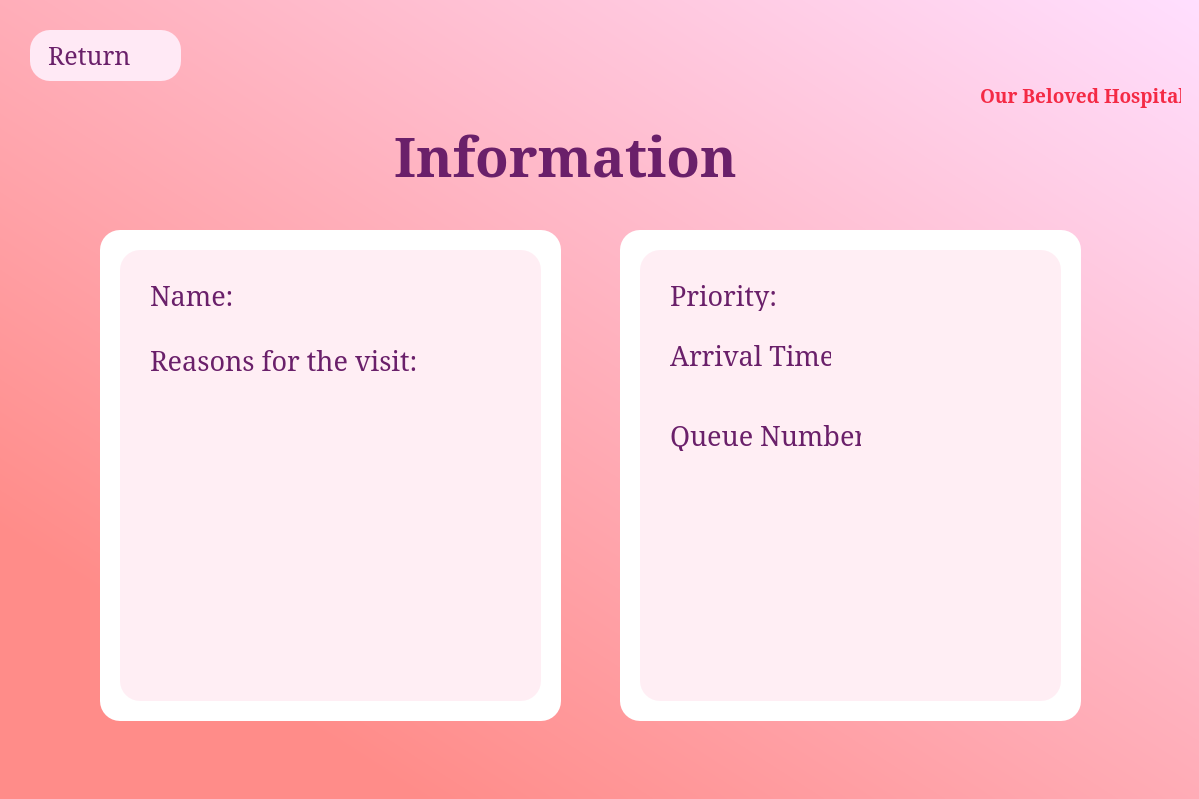
<?xml version="1.0" encoding="UTF-8"?>
<ui version="4.0">
 <class>Dialog</class>
 <widget class="QDialog" name="Dialog">
  <property name="geometry">
   <rect>
    <x>0</x>
    <y>0</y>
    <width>1199</width>
    <height>799</height>
   </rect>
  </property>
  <property name="windowTitle">
   <string>Dialog</string>
  </property>
  <widget class="QWidget" name="infowidget" native="true">
   <property name="geometry">
    <rect>
     <x>0</x>
     <y>0</y>
     <width>1201</width>
     <height>801</height>
    </rect>
   </property>
   <property name="font">
    <font>
     <pointsize>7</pointsize>
    </font>
   </property>
   <property name="styleSheet">
    <string notr="true">QWidget#infowidget{
background-color:qlineargradient(spread:pad, x1:0.187, y1:0.840909, x2:1, y2:0, stop:0 rgba(255, 140, 137, 255), stop:1 rgba(255, 223, 255, 255));}</string>
   </property>
   <widget class="QLabel" name="label_2">
    <property name="geometry">
     <rect>
      <x>150</x>
      <y>280</y>
      <width>121</width>
      <height>31</height>
     </rect>
    </property>
    <property name="font">
     <font>
      <family>Constantia</family>
      <pointsize>20</pointsize>
      <weight>50</weight>
      <italic>false</italic>
      <bold>false</bold>
     </font>
    </property>
    <property name="styleSheet">
     <string notr="true">color: rgb(106, 32, 106);</string>
    </property>
    <property name="text">
     <string>Name:</string>
    </property>
   </widget>
   <widget class="QLabel" name="label">
    <property name="geometry">
     <rect>
      <x>320</x>
      <y>110</y>
      <width>491</width>
      <height>91</height>
     </rect>
    </property>
    <property name="font">
     <font>
      <family>Constantia</family>
      <pointsize>41</pointsize>
      <weight>75</weight>
      <bold>true</bold>
     </font>
    </property>
    <property name="styleSheet">
     <string notr="true">color: rgb(106, 32, 106);</string>
    </property>
    <property name="text">
     <string>Information</string>
    </property>
    <property name="alignment">
     <set>Qt::AlignCenter</set>
    </property>
   </widget>
   <widget class="QLabel" name="label_3">
    <property name="geometry">
     <rect>
      <x>670</x>
      <y>280</y>
      <width>121</width>
      <height>31</height>
     </rect>
    </property>
    <property name="font">
     <font>
      <family>Constantia</family>
      <pointsize>20</pointsize>
      <weight>50</weight>
      <italic>false</italic>
      <bold>false</bold>
     </font>
    </property>
    <property name="styleSheet">
     <string notr="true">color: rgb(106, 32, 106);</string>
    </property>
    <property name="text">
     <string>Priority:</string>
    </property>
   </widget>
   <widget class="QLabel" name="label_4">
    <property name="geometry">
     <rect>
      <x>150</x>
      <y>350</y>
      <width>321</width>
      <height>21</height>
     </rect>
    </property>
    <property name="font">
     <font>
      <family>Constantia</family>
      <pointsize>20</pointsize>
     </font>
    </property>
    <property name="styleSheet">
     <string notr="true">color: rgb(106, 32, 106);</string>
    </property>
    <property name="text">
     <string>Reasons for the visit:</string>
    </property>
   </widget>
   <widget class="QLabel" name="error">
    <property name="geometry">
     <rect>
      <x>510</x>
      <y>690</y>
      <width>351</width>
      <height>21</height>
     </rect>
    </property>
    <property name="styleSheet">
     <string notr="true">font: 12pt &quot;OCR A Extended&quot;;
color: rgb(255, 0, 0);</string>
    </property>
    <property name="text">
     <string/>
    </property>
   </widget>
   <widget class="QLabel" name="nameafter">
    <property name="geometry">
     <rect>
      <x>260</x>
      <y>270</y>
      <width>401</width>
      <height>41</height>
     </rect>
    </property>
    <property name="font">
     <font>
      <family>Constantia</family>
      <pointsize>20</pointsize>
      <weight>50</weight>
      <italic>false</italic>
      <bold>false</bold>
     </font>
    </property>
    <property name="styleSheet">
     <string notr="true">color: rgb(106, 32, 106);</string>
    </property>
    <property name="text">
     <string/>
    </property>
   </widget>
   <widget class="QLabel" name="descriptionafter">
    <property name="geometry">
     <rect>
      <x>150</x>
      <y>390</y>
      <width>361</width>
      <height>111</height>
     </rect>
    </property>
    <property name="font">
     <font>
      <family>Constantia</family>
      <pointsize>20</pointsize>
      <weight>50</weight>
      <italic>false</italic>
      <bold>false</bold>
     </font>
    </property>
    <property name="styleSheet">
     <string notr="true">font: &quot;Constantia&quot;;
color: rgb(106, 32, 106);</string>
    </property>
    <property name="text">
     <string>&lt;html&gt;&lt;head/&gt;&lt;body&gt;&lt;p align=&quot;center&quot;&gt;&lt;br/&gt;&lt;/p&gt;&lt;/body&gt;&lt;/html&gt;</string>
    </property>
   </widget>
   <widget class="QLabel" name="priorityafter">
    <property name="geometry">
     <rect>
      <x>820</x>
      <y>270</y>
      <width>311</width>
      <height>41</height>
     </rect>
    </property>
    <property name="font">
     <font>
      <family>Constantia</family>
      <pointsize>20</pointsize>
      <weight>50</weight>
      <italic>false</italic>
      <bold>false</bold>
     </font>
    </property>
    <property name="styleSheet">
     <string notr="true">font:&quot;Constantia&quot;;
color: rgb(106, 32, 106);</string>
    </property>
    <property name="text">
     <string/>
    </property>
   </widget>
   <widget class="QLabel" name="label_5">
    <property name="geometry">
     <rect>
      <x>670</x>
      <y>420</y>
      <width>191</width>
      <height>31</height>
     </rect>
    </property>
    <property name="font">
     <font>
      <family>Constantia</family>
      <pointsize>20</pointsize>
      <weight>50</weight>
      <italic>false</italic>
      <bold>false</bold>
     </font>
    </property>
    <property name="styleSheet">
     <string notr="true">font: &quot;Constantia&quot;;
color: rgb(106, 32, 106);</string>
    </property>
    <property name="text">
     <string>Queue Number:</string>
    </property>
   </widget>
   <widget class="QLabel" name="queueafter">
    <property name="geometry">
     <rect>
      <x>890</x>
      <y>480</y>
      <width>171</width>
      <height>151</height>
     </rect>
    </property>
    <property name="styleSheet">
     <string notr="true">font: 50pt &quot;Constantia&quot;;
color: rgb(106, 32, 106);</string>
    </property>
    <property name="text">
     <string>&lt;html&gt;&lt;head/&gt;&lt;body&gt;&lt;p align=&quot;right&quot;&gt;&lt;br/&gt;&lt;/p&gt;&lt;/body&gt;&lt;/html&gt;</string>
    </property>
   </widget>
   <widget class="QLabel" name="label_6">
    <property name="geometry">
     <rect>
      <x>670</x>
      <y>340</y>
      <width>161</width>
      <height>31</height>
     </rect>
    </property>
    <property name="font">
     <font>
      <family>Constantia</family>
      <pointsize>20</pointsize>
      <weight>50</weight>
      <italic>false</italic>
      <bold>false</bold>
     </font>
    </property>
    <property name="styleSheet">
     <string notr="true">font: &quot;Constantia&quot;;
color: rgb(106, 32, 106);</string>
    </property>
    <property name="text">
     <string>Arrival Time:</string>
    </property>
   </widget>
   <widget class="QLabel" name="arrivalafter">
    <property name="geometry">
     <rect>
      <x>830</x>
      <y>330</y>
      <width>311</width>
      <height>41</height>
     </rect>
    </property>
    <property name="font">
     <font>
      <family>Constantia</family>
      <pointsize>20</pointsize>
      <weight>50</weight>
      <italic>false</italic>
      <bold>false</bold>
     </font>
    </property>
    <property name="styleSheet">
     <string notr="true">font: &quot;Constantia&quot;;
color: rgb(106, 32, 106);</string>
    </property>
    <property name="text">
     <string/>
    </property>
   </widget>
   <widget class="QPushButton" name="pushButton_3">
    <property name="geometry">
     <rect>
      <x>100</x>
      <y>230</y>
      <width>461</width>
      <height>491</height>
     </rect>
    </property>
    <property name="styleSheet">
     <string notr="true">border-radius:20;
background-color: rgb(255, 255, 255);
border-color: rgb(255, 85, 127);
font: 18pt;</string>
    </property>
    <property name="text">
     <string/>
    </property>
   </widget>
   <widget class="QPushButton" name="pushButton">
    <property name="geometry">
     <rect>
      <x>120</x>
      <y>250</y>
      <width>421</width>
      <height>451</height>
     </rect>
    </property>
    <property name="styleSheet">
     <string notr="true">border-radius:20;
border-color: rgb(255, 85, 127);
font: 18pt;
background-color: rgb(255, 238, 244);</string>
    </property>
    <property name="text">
     <string/>
    </property>
   </widget>
   <widget class="QPushButton" name="pushButton_2">
    <property name="geometry">
     <rect>
      <x>640</x>
      <y>250</y>
      <width>421</width>
      <height>451</height>
     </rect>
    </property>
    <property name="styleSheet">
     <string notr="true">border-radius:20;
border-color: rgb(255, 85, 127);
font: 18pt;
background-color: rgb(255, 238, 244);</string>
    </property>
    <property name="text">
     <string/>
    </property>
   </widget>
   <widget class="QPushButton" name="pushButton_4">
    <property name="geometry">
     <rect>
      <x>620</x>
      <y>230</y>
      <width>461</width>
      <height>491</height>
     </rect>
    </property>
    <property name="styleSheet">
     <string notr="true">border-radius:20;
background-color: rgb(255, 255, 255);
border-color: rgb(255, 85, 127);
font: 18pt;</string>
    </property>
    <property name="text">
     <string/>
    </property>
   </widget>
   <widget class="QLabel" name="label_8">
    <property name="geometry">
     <rect>
      <x>980</x>
      <y>80</y>
      <width>201</width>
      <height>31</height>
     </rect>
    </property>
    <property name="font">
     <font>
      <family>Constantia</family>
      <pointsize>14</pointsize>
      <weight>75</weight>
      <italic>false</italic>
      <bold>true</bold>
     </font>
    </property>
    <property name="styleSheet">
     <string notr="true">
color: rgb(244, 42, 69);</string>
    </property>
    <property name="text">
     <string>Our Beloved Hospital</string>
    </property>
   </widget>
   <widget class="QLabel" name="label_9">
    <property name="geometry">
     <rect>
      <x>1040</x>
      <y>10</y>
      <width>81</width>
      <height>71</height>
     </rect>
    </property>
    <property name="text">
     <string/>
    </property>
    <property name="pixmap">
     <pixmap>logo rere.png</pixmap>
    </property>
   </widget>
   <widget class="QLabel" name="label_15">
    <property name="geometry">
     <rect>
      <x>870</x>
      <y>410</y>
      <width>81</width>
      <height>51</height>
     </rect>
    </property>
    <property name="font">
     <font>
      <pointsize>4</pointsize>
     </font>
    </property>
    <property name="text">
     <string/>
    </property>
    <property name="pixmap">
     <pixmap>q rere.png</pixmap>
    </property>
   </widget>
   <widget class="QLabel" name="label_10">
    <property name="geometry">
     <rect>
      <x>740</x>
      <y>130</y>
      <width>71</width>
      <height>61</height>
     </rect>
    </property>
    <property name="text">
     <string/>
    </property>
    <property name="pixmap">
     <pixmap>infolo rere.png</pixmap>
    </property>
   </widget>
   <widget class="QPushButton" name="returnbutt">
    <property name="geometry">
     <rect>
      <x>30</x>
      <y>30</y>
      <width>151</width>
      <height>51</height>
     </rect>
    </property>
    <property name="font">
     <font>
      <family>Constantia</family>
      <pointsize>19</pointsize>
     </font>
    </property>
    <property name="toolTip">
     <string>&lt;html&gt;&lt;head/&gt;&lt;body&gt;&lt;p&gt;Return&lt;/p&gt;&lt;/body&gt;&lt;/html&gt;</string>
    </property>
    <property name="layoutDirection">
     <enum>Qt::LeftToRight</enum>
    </property>
    <property name="styleSheet">
     <string notr="true">border-radius:20;
background-color: rgb(255, 233, 245);
color: rgb(106, 32, 106);</string>
    </property>
    <property name="text">
     <string>Return     </string>
    </property>
   </widget>
   <widget class="QLabel" name="label_11">
    <property name="geometry">
     <rect>
      <x>130</x>
      <y>30</y>
      <width>41</width>
      <height>51</height>
     </rect>
    </property>
    <property name="font">
     <font>
      <pointsize>1</pointsize>
     </font>
    </property>
    <property name="text">
     <string/>
    </property>
    <property name="pixmap">
     <pixmap>back re.png</pixmap>
    </property>
   </widget>
   <zorder>pushButton_4</zorder>
   <zorder>pushButton_2</zorder>
   <zorder>pushButton_3</zorder>
   <zorder>pushButton</zorder>
   <zorder>label_2</zorder>
   <zorder>label</zorder>
   <zorder>label_3</zorder>
   <zorder>label_4</zorder>
   <zorder>error</zorder>
   <zorder>nameafter</zorder>
   <zorder>descriptionafter</zorder>
   <zorder>priorityafter</zorder>
   <zorder>label_5</zorder>
   <zorder>queueafter</zorder>
   <zorder>label_6</zorder>
   <zorder>arrivalafter</zorder>
   <zorder>label_8</zorder>
   <zorder>label_9</zorder>
   <zorder>label_15</zorder>
   <zorder>label_10</zorder>
   <zorder>returnbutt</zorder>
   <zorder>label_11</zorder>
  </widget>
 </widget>
 <resources/>
 <connections/>
</ui>
